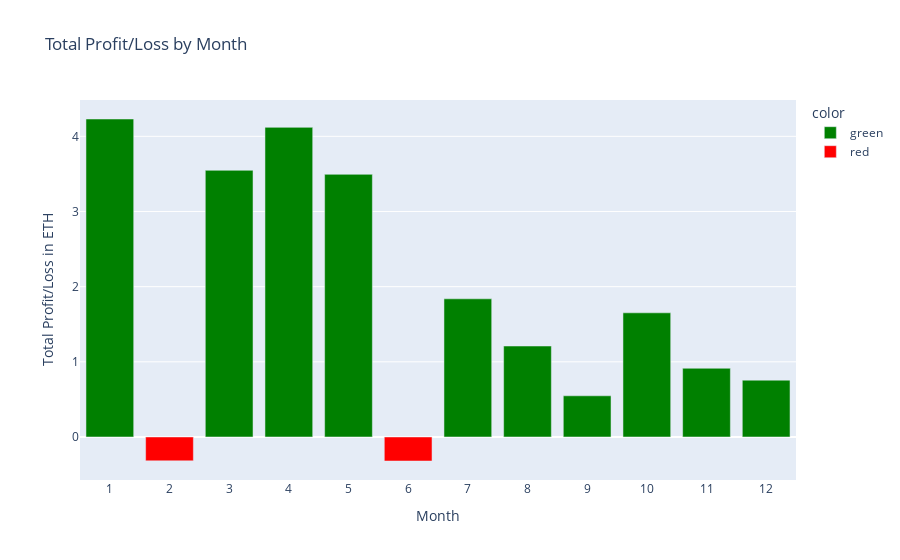

This figure's notebook cell:
### Markdown cell above
***INTERACTIVE GRAPH - Total Profit/Loss by Month**

### Code cell
# Visualize total profit/loss by month interactively using Plotly.

import plotly.express as px

# Extracting 'Month' from 'Date'
df['Month'] = df['Date'].dt.month

# Grouping by 'Month' and calculating the sum of 'Profit/Loss (ETH)' for each month
profit_by_month = df.groupby('Month')['Profit/Loss (ETH) '].sum().reset_index()

# Creating a list of colors based on profit/loss values
colors = ['red' if val < 0 else 'green' for val in profit_by_month['Profit/Loss (ETH) ']]

# Creating an interactive bar plot using Plotly
fig = px.bar(profit_by_month, x='Month', y='Profit/Loss (ETH) ', color=colors,
             labels={'Profit/Loss (ETH) ': 'Total Profit/Loss in ETH'},
             title='Total Profit/Loss by Month',
             color_discrete_map={'red': 'red', 'green': 'green'})
fig.update_layout(xaxis=dict(tickmode='linear'), xaxis_title='Month', yaxis_title='Total Profit/Loss in ETH')
fig.show()

### Figure 1 — Plotly figure (JSON) as saved in the notebook; plotly's stock layout.template omitted (floating-point values rounded to 4 significant figures)
{"data": [{"alignmentgroup": "True", "hovertemplate": "color=green<br>Month=%{x}<br>Total Profit/Loss in ETH=%{y}<extra></extra>", "legendgroup": "green", "marker": {"color": "green", "pattern": {"shape": ""}}, "name": "green", "offsetgroup": "green", "orientation": "v", "showlegend": true, "textposition": "auto", "type": "bar", "x": [1, 3, 4, 5, 7, 8, 9, 10, 11, 12], "xaxis": "x", "y": [4.231, 3.548, 4.119, 3.494, 1.838, 1.21, 0.5478, 1.652, 0.914, 0.756], "yaxis": "y"}, {"alignmentgroup": "True", "hovertemplate": "color=red<br>Month=%{x}<br>Total Profit/Loss in ETH=%{y}<extra></extra>", "legendgroup": "red", "marker": {"color": "red", "pattern": {"shape": ""}}, "name": "red", "offsetgroup": "red", "orientation": "v", "showlegend": true, "textposition": "auto", "type": "bar", "x": [2, 6], "xaxis": "x", "y": [-0.3177, -0.3195], "yaxis": "y"}], "layout": {"autosize": true, "barmode": "relative", "legend": {"title": {"text": "color"}, "tracegroupgap": 0}, "title": {"text": "Total Profit/Loss by Month"}, "xaxis": {"anchor": "y", "autorange": true, "domain": [0, 1], "range": [0.5, 12.5], "tickmode": "linear", "title": {"text": "Month"}, "type": "linear"}, "yaxis": {"anchor": "x", "autorange": true, "domain": [0, 1], "range": [-0.5723, 4.483], "title": {"text": "Total Profit/Loss in ETH"}, "type": "linear"}}}
